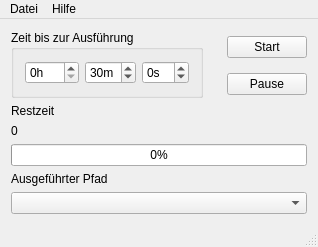
<?xml version="1.0" encoding="UTF-8"?>
<ui version="4.0">
 <class>CMainWindow</class>
 <widget class="QMainWindow" name="CMainWindow">
  <property name="geometry">
   <rect>
    <x>0</x>
    <y>0</y>
    <width>291</width>
    <height>228</height>
   </rect>
  </property>
  <property name="windowTitle">
   <string>TimerEE</string>
  </property>
  <property name="windowIcon">
   <iconset>
    <normaloff>timerEE.ico</normaloff>timerEE.ico</iconset>
  </property>
  <property name="toolTip">
   <string/>
  </property>
  <property name="autoFillBackground">
   <bool>false</bool>
  </property>
  <widget class="QWidget" name="centralWidget">
   <layout class="QGridLayout" name="gridLayout">
    <item row="9" column="1" colspan="5">
     <widget class="QComboBox" name="pathBox">
      <property name="editable">
       <bool>false</bool>
      </property>
      <property name="currentText">
       <string/>
      </property>
      <property name="maxVisibleItems">
       <number>100</number>
      </property>
     </widget>
    </item>
    <item row="6" column="1" colspan="5">
     <widget class="QProgressBar" name="progressBar">
      <property name="toolTip">
       <string>Fortschritt des Timers</string>
      </property>
      <property name="statusTip">
       <string/>
      </property>
      <property name="layoutDirection">
       <enum>Qt::LeftToRight</enum>
      </property>
      <property name="value">
       <number>0</number>
      </property>
      <property name="orientation">
       <enum>Qt::Horizontal</enum>
      </property>
      <property name="format">
       <string>%p%</string>
      </property>
     </widget>
    </item>
    <item row="8" column="1">
     <widget class="QLabel" name="path">
      <property name="text">
       <string>Ausgeführter Pfad</string>
      </property>
     </widget>
    </item>
    <item row="1" column="5">
     <widget class="QPushButton" name="startstopButton">
      <property name="minimumSize">
       <size>
        <width>0</width>
        <height>0</height>
       </size>
      </property>
      <property name="text">
       <string>Start</string>
      </property>
     </widget>
    </item>
    <item row="3" column="1">
     <widget class="QLabel" name="remainTime">
      <property name="text">
       <string>Restzeit</string>
      </property>
     </widget>
    </item>
    <item row="2" column="6">
     <spacer name="horizontalSpacer">
      <property name="orientation">
       <enum>Qt::Horizontal</enum>
      </property>
      <property name="sizeHint" stdset="0">
       <size>
        <width>40</width>
        <height>20</height>
       </size>
      </property>
     </spacer>
    </item>
    <item row="4" column="1">
     <widget class="QLabel" name="remainTimeShow">
      <property name="text">
       <string>0</string>
      </property>
     </widget>
    </item>
    <item row="2" column="5">
     <widget class="QPushButton" name="pauseButton">
      <property name="text">
       <string>Pause</string>
      </property>
      <property name="checkable">
       <bool>true</bool>
      </property>
     </widget>
    </item>
    <item row="10" column="1">
     <spacer name="verticalSpacer_2">
      <property name="orientation">
       <enum>Qt::Vertical</enum>
      </property>
      <property name="sizeHint" stdset="0">
       <size>
        <width>20</width>
        <height>40</height>
       </size>
      </property>
     </spacer>
    </item>
    <item row="1" column="1" rowspan="2">
     <widget class="QGroupBox" name="timeInputGroup">
      <property name="title">
       <string>Zeit bis zur Ausführung</string>
      </property>
      <layout class="QHBoxLayout" name="horizontalLayout">
       <item>
        <widget class="QSpinBox" name="hourBox">
         <property name="suffix">
          <string>h</string>
         </property>
         <property name="maximum">
          <number>999</number>
         </property>
        </widget>
       </item>
       <item>
        <widget class="QSpinBox" name="minBox">
         <property name="sizePolicy">
          <sizepolicy hsizetype="Minimum" vsizetype="Fixed">
           <horstretch>0</horstretch>
           <verstretch>0</verstretch>
          </sizepolicy>
         </property>
         <property name="minimumSize">
          <size>
           <width>0</width>
           <height>0</height>
          </size>
         </property>
         <property name="toolTip">
          <string/>
         </property>
         <property name="suffix">
          <string>m</string>
         </property>
         <property name="minimum">
          <number>-1</number>
         </property>
         <property name="maximum">
          <number>60</number>
         </property>
         <property name="singleStep">
          <number>1</number>
         </property>
         <property name="value">
          <number>30</number>
         </property>
         <property name="displayIntegerBase">
          <number>10</number>
         </property>
        </widget>
       </item>
       <item>
        <widget class="QSpinBox" name="secBox">
         <property name="suffix">
          <string>s</string>
         </property>
         <property name="minimum">
          <number>-1</number>
         </property>
         <property name="maximum">
          <number>60</number>
         </property>
        </widget>
       </item>
      </layout>
     </widget>
    </item>
   </layout>
  </widget>
  <widget class="QMenuBar" name="menuBar">
   <property name="geometry">
    <rect>
     <x>0</x>
     <y>0</y>
     <width>291</width>
     <height>21</height>
    </rect>
   </property>
   <widget class="QMenu" name="menuDatei">
    <property name="title">
     <string>Datei</string>
    </property>
    <addaction name="action_Close"/>
   </widget>
   <widget class="QMenu" name="menuHilfe">
    <property name="title">
     <string>Hilfe</string>
    </property>
    <addaction name="action_About"/>
   </widget>
   <addaction name="menuDatei"/>
   <addaction name="menuHilfe"/>
  </widget>
  <widget class="QStatusBar" name="statusBar"/>
  <action name="action_Close">
   <property name="text">
    <string>Schließen</string>
   </property>
   <property name="toolTip">
    <string>Close Program</string>
   </property>
  </action>
  <action name="action_About">
   <property name="text">
    <string>Über</string>
   </property>
   <property name="toolTip">
    <string>Über</string>
   </property>
  </action>
 </widget>
 <layoutdefault spacing="6" margin="11"/>
 <resources/>
 <connections/>
</ui>
